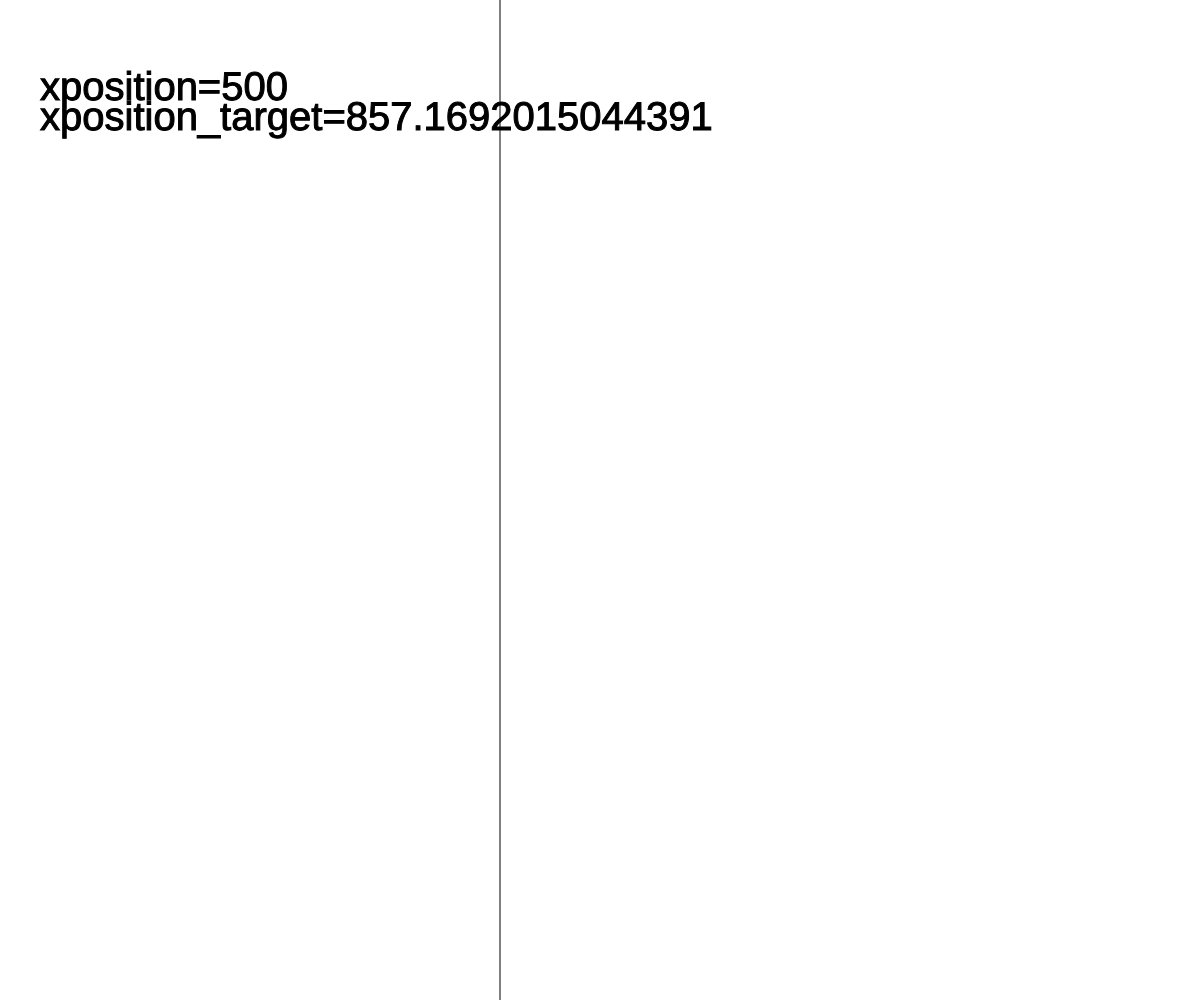
Frame 1 (no input)
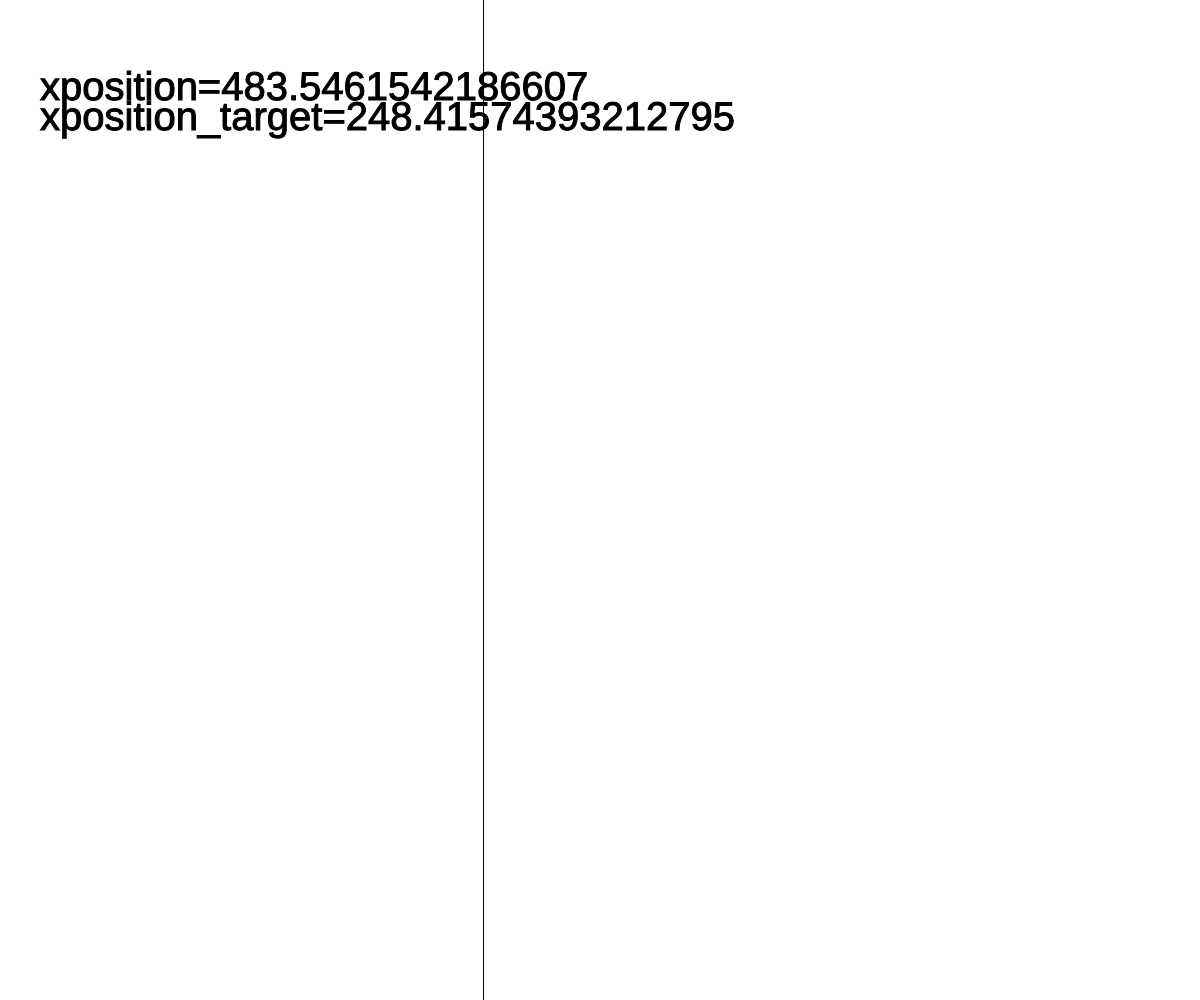
Frame 60 (no input)
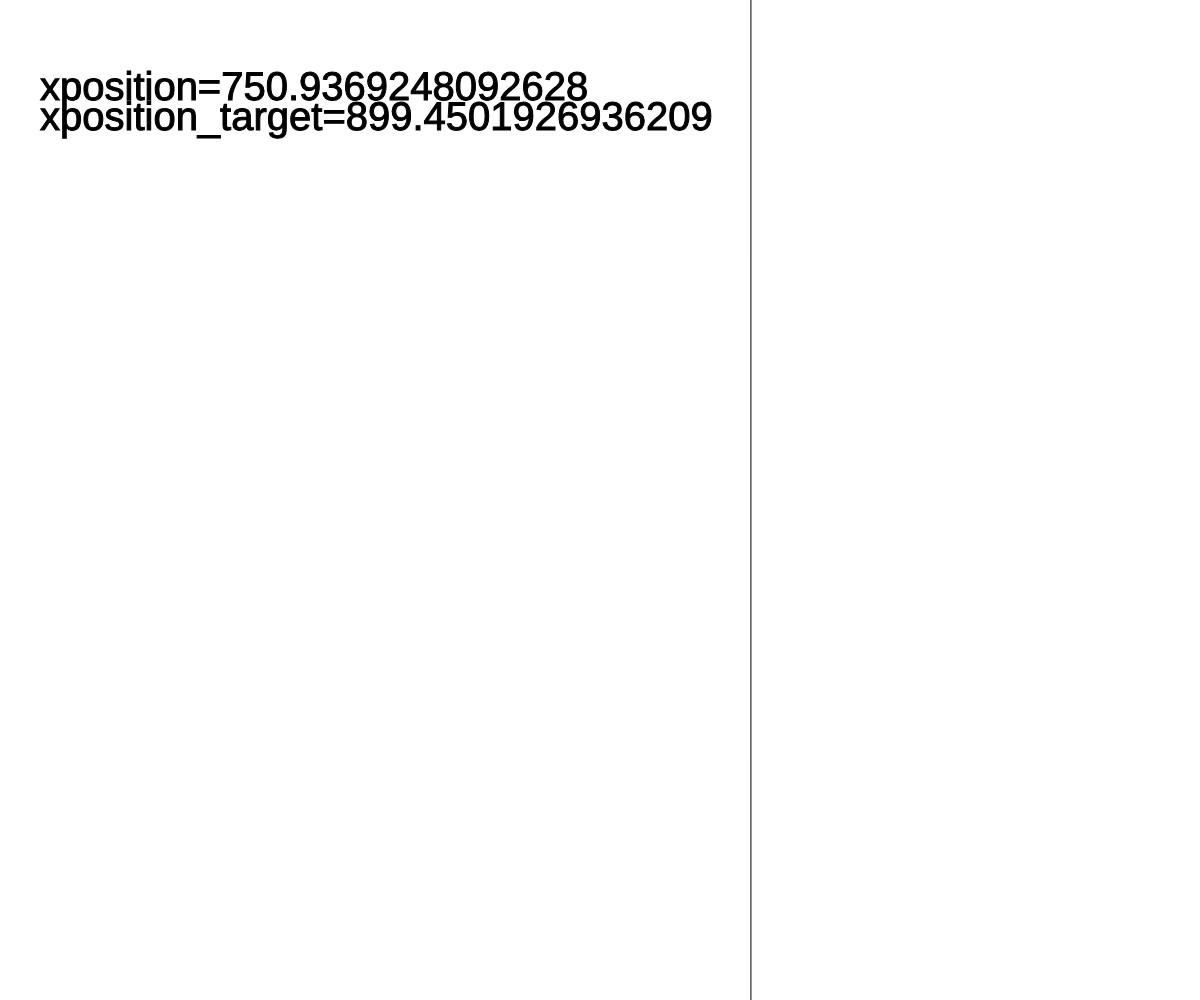
Frame 120 (the mouse pressed at the canvas centre since frame 60)

The p5.js sketch that drew these frames (run headless with seeded random() and noise() and a simulated clock; from frame 60 on, the mouse is pressed at the canvas centre):

// p5.js sketch
// ── sketch.js
let xposition = 500;
let xposition_target = 0;

function setup() {
	createCanvas(windowWidth, windowHeight);
	textSize(40);
	//frameRate(1);
	xposition_target = random(0,windowWidth);
}

function draw() { // wird dauernd im loop aufgerufen
	background(255); // der hintergrund wird auf weiss gesetzt
	stroke(0);
	text("xposition=" + xposition, 40, 100);
	text("xposition_target=" + xposition_target, 40, 130);
	line(xposition,0,xposition,windowHeight);
	// fade bzw. annäherungsfunktion ??
	//geschwindigkeit wird durch 0.9 bzw. 0.1 angeben
	let speed = 0.9;
	xposition = (xposition*speed) + (xposition_target*(1-speed)); 

	if (abs(xposition-xposition_target)<2) { // ist target erreicht
		xposition_target = random(0,windowWidth);
	}
}
